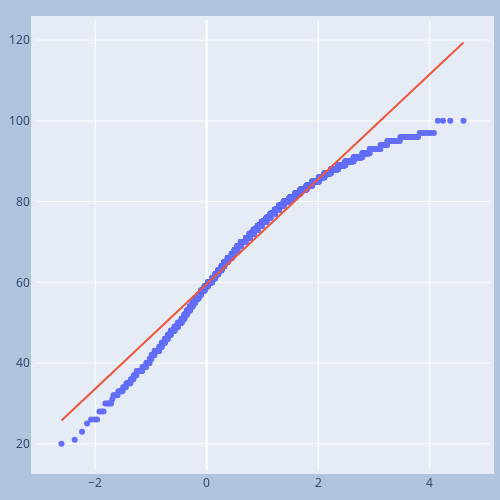

Notebook source saved alongside this figure:
### Code cell
qq = stats.probplot(vg_df['critic_score'], dist='norm', sparams=(1))
x = np.array([qq[0][0][0], qq[0][0][-1]])

fig = go.Figure()
fig.add_scatter(x=qq[0][0], y=qq[0][1], mode='markers')
fig.add_scatter(x=x, y=qq[1][1] + qq[1][0]*x, mode='lines')
fig.layout.update(showlegend=False)
fig.update_layout(
    autosize=False,
    width=500,
    height=500,
    margin=dict(
        l=35,
        r=10,
        b=30,
        t=20,
        pad=4
    ),
    paper_bgcolor="LightSteelBlue",
)

fig.show()

### Figure 1 — Plotly figure (JSON) as saved in the notebook; plotly's stock layout.template omitted (floating-point values rounded to 4 significant figures; data arrays with more than 128 entries replaced by an {"elided": "..."} marker saying what was removed)
{"data": [{"mode": "markers", "type": "scatter", "x": {"elided": "4440 float values"}, "y": {"elided": "4440 int values"}}, {"mode": "lines", "type": "scatter", "x": [-2.605, 4.605], "y": [25.77, 119.4]}], "layout": {"autosize": false, "height": 500, "margin": {"b": 30, "l": 35, "pad": 4, "r": 10, "t": 20}, "paper_bgcolor": "LightSteelBlue", "showlegend": false, "width": 500, "xaxis": {"autorange": true, "range": [-3.081, 5.081], "type": "linear"}, "yaxis": {"autorange": true, "range": [13.5, 125.0], "type": "linear"}}}
